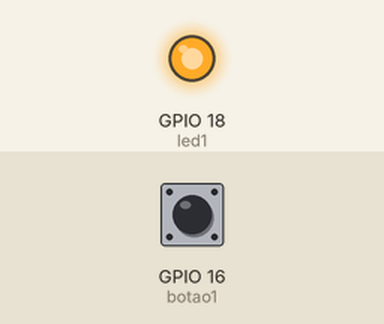
The program below on a simulated ESP32 board running MicroPython. Shown: output pins drawn as LEDs (lit = HIGH). Inputs (shaded band) come from the test bench; at power-on: GPIO 16 (botao1) HIGH.

Above: at 1.2 s.
1.3 s: GPIO 16 (botao1) pulled LOW for 0.15 s
At 1.37 s:
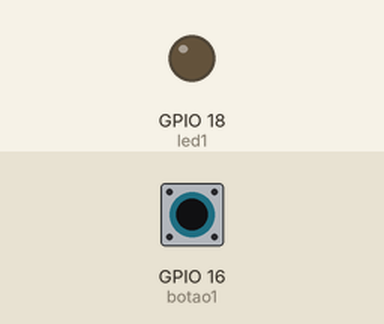
2.9 s: GPIO 16 (botao1) pulled LOW for 3.2 s
At 6.9 s:
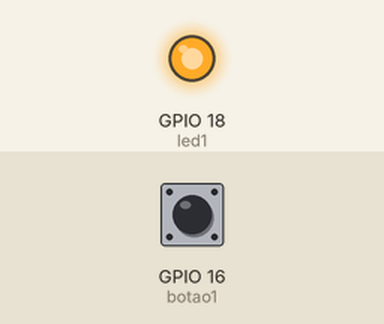
Timing chart, 0 to 8.4 s (numbered marks = the images above; inputs shaded):
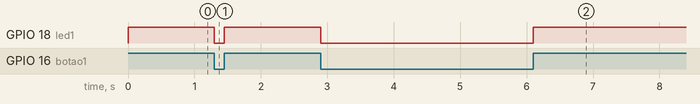

The program:

Case3.py
```python
#Importa a biblioteca para definir a função do pino
from machine import Pin

#CONSTANTES PARA O PROGRAMA
LED_LIGADO = 0
LED_DESLIGADO = 1
BOTAO_LIGADO = 0
BOTAO_DESLIGADO = 1

#Define onde está o LED1
led1 = Pin(18, Pin.OUT, value = LED_DESLIGADO)
botao1 = Pin(16, Pin.IN, Pin.PULL_UP)

while True:
    if botao1.value() == BOTAO_LIGADO:
        led1.value(LED_LIGADO)
    else:
        led1.value(LED_DESLIGADO)
```

Measured:
- after the input at 1.3 s, GPIO 18 (led1): HIGH → LOW at once, → HIGH 0.15 s later
- after the input at 2.9 s, GPIO 18 (led1): HIGH → LOW at once, → HIGH 3.2 s later
